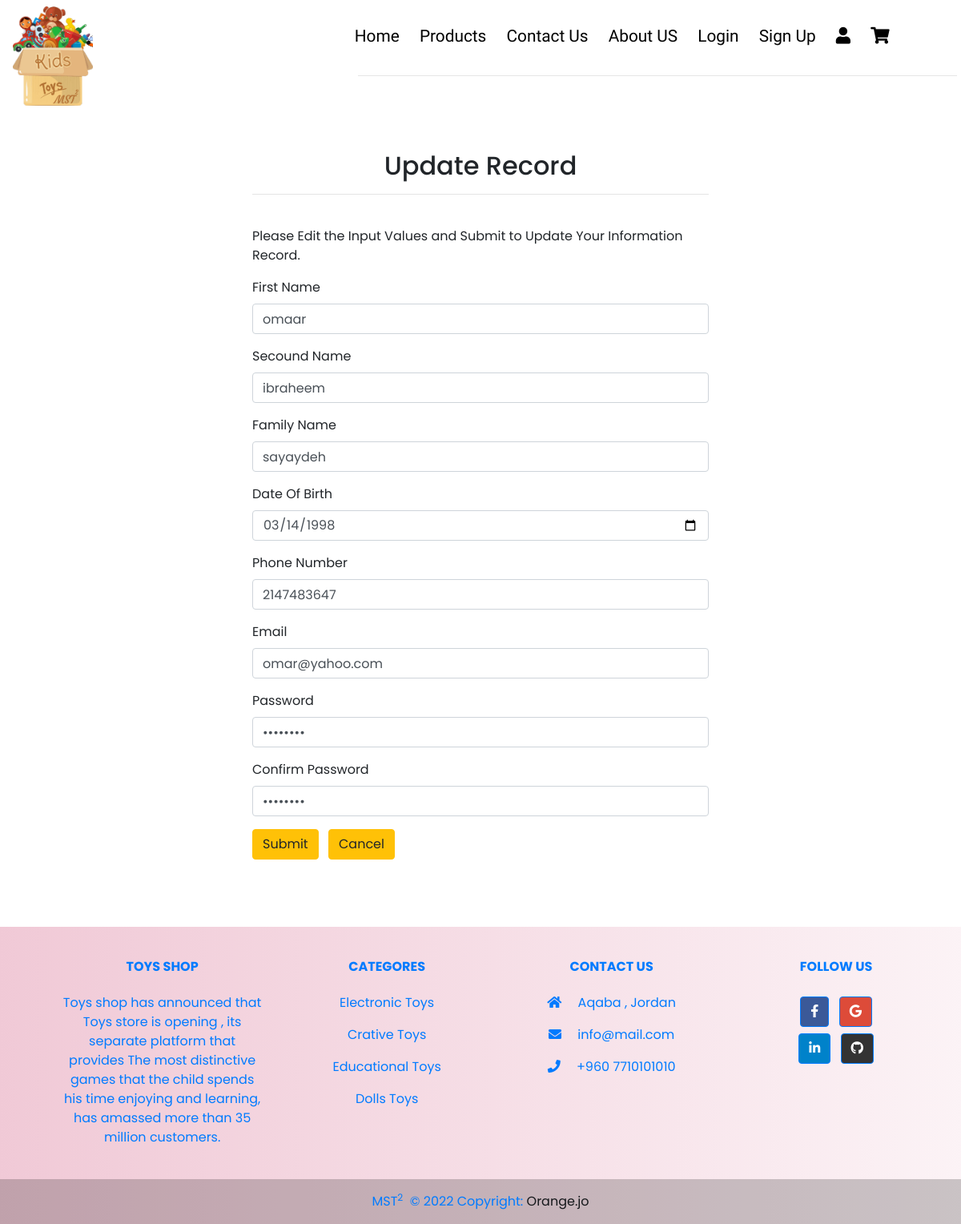
Page /User/Update_info.php?id=3 on the committed database.
### tables this page shows
CREATE TABLE `register` (
  `id` int(11) NOT NULL,
  `First_Name` text NOT NULL,
  `Sec_Name` text NOT NULL,
  `Last_Name` text NOT NULL,
  `Email` varchar(255) NOT NULL,
  `Phone_Num` int(14) NOT NULL,
  `Password` varchar(14) NOT NULL,
  `con_Password` varchar(14) NOT NULL,
  `DOB` date NOT NULL
);

### User/Update_info.php (the view, shortened to what this page needs)
<?php
include_once '../Configration/connection.php';
 $fname= $sname = $lname = $dob = $phone = $email = $pass = $con_pass = "";
$fname_err = $sname_err = $lname_err = $dob_err = $phone_err = $email_err = $pass_err = $con_pass_err = "";
if($_SERVER["REQUEST_METHOD"] == "POST"){
    $input_name = trim($_POST["First_Name"]);
    if(empty($input_name)){
        $fname_err = "Please enter a name.";
    } elseif(!filter_var($input_name, FILTER_VALIDATE_REGEXP, array("options"=>array("regexp"=>"/^[a-zA-Z\s]+$/")))){
        $fname_err = "Please enter a valid name.";
    } else{
        $fname = $input_name;
    }
    $input_name2 = trim($_POST["Sec_Name"]);
    if(empty($input_name2)){
        $sname_err = "Please enter a name.";
    } elseif(!filter_var($input_name2, FILTER_VALIDATE_REGEXP, array("options"=>array("regexp"=>"/^[a-zA-Z\s]+$/")))){
        $sname_err = "Please enter a valid name.";
    } else{
        $sname = $input_name2;
    }
     $input_name3 = trim($_POST["Last_Name"]);
     if(empty($input_name3)){
         $lname_err = "Please enter a name.";
     } elseif(!filter_var($input_name3, FILTER_VALIDATE_REGEXP, array("options"=>array("regexp"=>"/^[a-zA-Z\s]+$/")))){
         $lname_err = "Please enter a valid name.";
     } else{
         $lname = $input_name3;
     }
    $input_email = trim($_POST["Email"]);
    if(empty($input_email)){
        $email_err = "Please enter your email.";
    } elseif(!filter_var($input_email, FILTER_VALIDATE_REGEXP, array("options"=>array("regexp"=>"/^[a-zA-Z0-9][\-_\.\+\!\#\$\%\&\'\*\/\=\?\^\`\{\|]{0,1}([a-zA-Z0-9][\-_\.\+\!\#\$\%\&\'\*\/\=\?\^\`\{\|]{0,1})*[a-zA-Z0-9]@[a-zA-Z0-9][-\.]{0,1}([a-zA-Z][-\.]{0,1})*[a-zA-Z0-9]\.[a-zA-Z0-9]{1,}([\.\-]{0,1}[a-zA-Z]){0,}[a-zA-Z0-9]{0,}$/i")))){
        $email_err = "Please enter a valid Email.";
    } else{
        $email = $input_email;
    }
    $input_dob = trim($_POST["DOB"]);
    if(empty($input_dob)){
        $dob_err ="Please enter your birth of date.";
    }elseif(((floor((time()-strtotime($input_dob))/31556926)))>16){
        $dob=$input_dob;
    }else{
        $dob_err ="dd/mm/yyyy";
    }
    $phone_regex="/^\\(?([0-9]{3})\\)?[-.\\s]?([0-9]{3})[-.\\s]?([0-9]{4})?[-.\\s]?([0-9]{4})$/";
    $input_phone = trim($_POST["Phone_Num"]);
    if(empty($input_phone)){
        $phone_err = "Please enter your phone number .";
    }elseif(!preg_match($phone_regex,$input_phone)){
         $phone_err ="Please enter your phone number from 14 digit !.";
    }else{
        $phone = $input_phone;
    }
      $input_pass = trim($_POST["Password"]);
      if(empty($input_pass)){
          $pass_err = "Password should be at least 8 characters in length and should include at least one upper case letter, one number, and one special character.";
      }elseif(!filter_var($input_pass, FILTER_VALIDATE_REGEXP, array("options"=>array("regexp"=>"/^(?=.*?[A-Z])(?=.*?[a-z])(?=.*?[0-9])(?=.*?[#?!@$%^&*-]).{8,}$/")))){
          $pass_err = "Password should be at least 8 characters in length and should include at least one upper case letter, one number, and one special character.";
      }else{
          $pass = $input_pass;
      }
      $input_conpass = trim($_POST["con_Password"]);
      if(empty($input_conpass)){
          $con_pass_err = "Please Enter Your Password matche the above password !";
      }elseif($input_conpass == $pass){
        $con_pass = $input_conpass;
      }else{
        $con_pass_err = "Password Dosent Match !";
      }
    if(empty($fname_err) && empty($sname_err) && empty($lname_err) && empty($dob_err) && empty($phone_err) && empty($pass_err) && empty($con_pass_err)){
        $sql="UPDATE register SET First_Name='$fname', Sec_Name='$sname', Last_Name='$lname', DOB='$dob', Phone_Num='$phone',  Email='$email', Password='$pass', con_Password='$con_pass' WHERE id=$_GET[id];";
        if(mysqli_query($conn, $sql)){
            header("location:User.php");
            }else{
            echo "Eroor: ". $sql."<br>". mysqli_error($conn);}}
    else{
            echo '<script language="javascript">';
            echo 'alert("Oops! Something went wrong. Please try again later")';
            echo '</script>';
          }
    mysqli_close($conn);
}else{
    if(isset($_GET["id"]) && !empty(trim($_GET["id"]))){
        $sql = "SELECT * FROM register WHERE id = ?";
        if($stmt = mysqli_prepare($conn, $sql)){
            mysqli_stmt_bind_param($stmt, "i", $param_id);
            if(mysqli_stmt_execute($stmt)){
                $result = mysqli_stmt_get_result($stmt);
                if(mysqli_num_rows($result) == 1){
                    $row = mysqli_fetch_array($result, MYSQLI_ASSOC);
                    $fname = $row["First_Name"];
                    $sname = $row["Sec_Name"];
                    $lname = $row["Last_Name"];
                    $email = $row["Email"];
                    $phone = $row["Phone_Num"];
                    $dob = $row["DOB"];
                    $pass = $row["Password"];
                    $con_pass = $row["con_Password"];
                }else{
                        header("location: error.php");
                        exit();
                    }
                } else{
                    echo "Oops! Something went wrong. Please try again later.";
                }
            }
        }  else{
            header("location: error.php");
            exit();
        }
    }
?>
<!DOCTYPE html>
<html lang="en">
<head>
    <link rel="stylesheet" href="https://use.fontawesome.com/releases/v5.14.0/css/all.css%22%3E">
        <link rel="stylesheet" href="https://use.fontawesome.com/releases/v5.14.0/css/all.css">
        <link rel="stylesheet" href="https://stackpath.bootstrapcdn.com/bootstrap/4.5.2/css/bootstrap.min.css">
        <link rel="stylesheet" href="../style2.css">
</head>
<body>
<div class="navbar">
       <div class="logo"><img src="../img/logo_kids.gif"width="100px"> </div>
       <nav >
<ul style="margin-right: 5%; font-family: 'Nunito', sans-serif;
font-family: 'Patrick Hand', cursive; color:black;">
 <li><a style="color:black;" href="../index.php">Home</a></li>
 <li><a style="color:black;" href="../product/product.php">Products</a></li>
 <li><a style="color:black;" href="../Welcome/ContactUs.html">Contact Us</a></li>
 <li><a style="color:black;" href="../Welcome/AboutUs.html">About US</a></li>
 <li><a style="color:black;" href="../Login/Login.php">Login</a></li>
 <li><a style="color:black;" href="../Regestration/Signup.php">Sign Up</a></li>
 <li><a style="color:black;" href="../User/User.php"><i class="fa fa-user" aria-hidden="true"></i></a></li>
 <li><a style="color:black;" href="../Cart/cart.php"><i class="fas fa-shopping-cart"></i ></i></a></li>
</ul> <hr style="width:70%; margin-left: 31%;">
       </nav>
    </div>
    <div class="wrapper">
        <div class="container-fluid">
            <div class="row">
                <div class="col-md-12">
                    <h2 class="mt-5" style="text-align:center">Update Record</h2><hr><br>
                    <p>Please Edit the Input Values and Submit to Update Your Information Record.</p>
                    <form action="<?php echo htmlspecialchars(basename($_SERVER['REQUEST_URI'])); ?>" method="post">
                    <div class="form-group">
                            <label>First Name</label>
                            <input type="text" name="First_Name" class="form-control <?php echo (!empty($fname_err)) ? 'is-invalid' : ''; ?>" value="<?php echo $fname; ?>">
                        </div>
                        <div class="form-group">
                            <label>Secound Name</label>
                            <input type="text" name="Sec_Name" class="form-control <?php echo (!empty($sname_err)) ? 'is-invalid' : ''; ?>" value="<?php echo $sname; ?>">
                        </div>
                        <div class="form-group">
                            <label>Family Name</label>
                            <input type="text" name="Last_Name" class="form-control <?php echo (!empty($lname_err)) ? 'is-invalid' : ''; ?>" value="<?php echo $lname; ?>">
                        </div>
                        <div class="form-group">
                            <label>Date Of Birth</label>
                            <input type="Date" name="DOB" class="form-control <?php echo (!empty($dob_err)) ? 'is-invalid' : ''; ?>" value="<?php echo $dob; ?>">
                        </div>
                        <div class="form-group">
                            <label>Phone Number</label>
                            <input type="number" name="Phone_Num" class="form-control <?php echo (!empty($phone_err)) ? 'is-invalid' : ''; ?>" value="<?php echo $phone ; ?>">
                        </div>
                        <div class="form-group">
                            <label>Email</label>
                            <input type="email" name="Email" class="form-control <?php echo (!empty($email_err)) ? 'is-invalid' : ''; ?>" value="<?php echo $email; ?>">
                        </div>
                        <div class="form-group">
                            <label>Password</label>
                            <input type="password" name="Password" class="form-control <?php echo (!empty($pass_err)) ? 'is-invalid' : ''; ?>" value="<?php echo $pass; ?>">
                        </div>
                        <div class="form-group">
                            <label>Confirm Password</label>
                            <input type="password" name="con_Password" class="form-control <?php echo (!empty($con_pass_err)) ? 'is-invalid' : ''; ?>" value="<?php echo $con_pass; ?>">
                        </div>
                        <input type="submit" class="btn btn-warning" value="Submit">
                        <a href="index.php" class="btn btn-warning ml-2">Cancel</a>
                    </form>
                </div>
            </div>
        </div>
    </div>
   <footer
            class="text-center text-lg-start text-primary"
            style="background: linear-gradient(to right, rgba(216, 112, 147, 0.377),rgba(216, 112, 147, 0.235), rgba(216, 112, 147, 0.087)); margin-top:7%"
            >
      <div class="container p-4 pb-0">
        <section class="">
          <div class="row">
            <div class="col-md-3 col-lg-3 col-xl-3 mx-auto mt-3">
              <h6 class="text-uppercase mb-4 font-weight-bold">
                Toys Shop
              </h6>
              <p>
                Toys shop has announced that Toys store is opening , its separate platform that provides The most distinctive games that the child spends his time enjoying and learning, has amassed more than 35 million customers.
              </p>
            </div>
            <div class="col-md-2 col-lg-2 col-xl-2 mx-auto mt-3">
              <h6 class="text-uppercase mb-4 font-weight-bold">Categores</h6>
              <p >
                <a class="text-primary">Electronic Toys</a>
              </p>
              <p>
                <a class="text-primary">Crative Toys</a>
              </p>
              <p>
                <a class="text-primary">Educational Toys</a>
              </p>
              <p>
                <a class="text-primary" >Dolls Toys</a>
              </p>
            </div>
            <div class="col-md-4 col-lg-3 col-xl-3 mx-auto mt-3">
              <h6 class="text-uppercase mb-4 font-weight-bold">Contact Us</h6>
              <p><i class="fas fa-home mr-3"></i> Aqaba , Jordan</p>
              <p><i class="fas fa-envelope mr-3"></i> info@mail.com</p>
              <p><i class="fas fa-phone mr-3"></i> +960 7710101010</p>
            </div>
            <div class="col-md-3 col-lg-2 col-xl-2 mx-auto mt-3">
              <h6 class="text-uppercase mb-4 font-weight-bold">Follow us</h6>
              <a
                 class="btn btn-primary btn-floating m-1"
                 style="background-color: #3b5998"
                 href="#!"
                 role="button"
                 ><i class="fab fa-facebook-f"></i
                ></a>
              <a
                 class="btn btn-primary btn-floating m-1"
                 style="background-color: #dd4b39"
                 href="#!"
                 role="button"
                 ><i class="fab fa-google"></i
                ></a>
                    <br>
              <a
                 class="btn btn-primary btn-floating m-1"
                 style="background-color: #0082ca"
                 href="https://www.linkedin.com/in/tamara-al-shabatat-060452123/?challengeId=AQFBHTafIZQKgAAAAYAhs1i-oKYMHGzoCp7CFeBZxbEnPZafk74JDnX6xmEwh0tDvN3Eq6-LHqiH4WRl2oxvFyTOX64Dyzv3lQ&submissionId=3ffc26ce-3a62-e516-90b4-716d0cbeeb40"
                 role="button" target="_blank"
                 ><i class="fab fa-linkedin-in"></i
                ></a>
              <a
                 class="btn btn-primary btn-floating m-1"
                 style="background-color: #333333"
                 href="https://github.com/majdalbalawneh"
                 role="button" target="_blank"
                 ><i class="fab fa-github"></i
                ></a>
            </div>
          </div>
        </section>
      </div>
      <div
           class="text-center p-3"
           style="background-color: rgba(0, 0, 0, 0.2)"
           >
        MST<sup>2</sup>&nbsp; © 2022 Copyright:
        <a  href="https://www.orange.jo/ar/pages/default.aspx" target="_blank">Orange.jo</a>
      </div>
    </footer>
</body>
</html>

### User/Update_info.php (style rules this page uses)
.wrapper { width: 600px; margin: 0 auto; }

### rows in the picture
register: First_Name "omaar", Sec_Name "ibraheem", Last_Name "sayaydeh", DOB "03/14/1998", Phone_Num "2147483647", Email "omar@yahoo.com"
